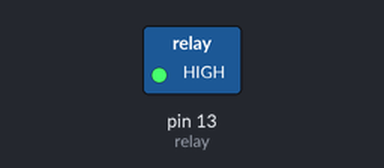
Bench run of a sketch on a simulated Arduino Uno, built with avr-gcc and run on an emulated ATmega328P. On the bench: switched loads named in the sketch (green lamp = pin HIGH). Dashed ring = blinking. What the sketch prints to the serial monitor is not drawn.

Above: at 0.2 s.
Timing chart, 0 to 3.0 s (numbered marks = the images above):
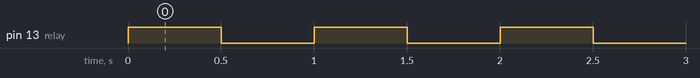

The sketch:

3-Lampara.ino
```cpp
int relay=13;

void setup() {
  Serial.begin(9600);
  pinMode(relay,OUTPUT);
}

void loop() {
  digitalWrite(relay,HIGH);
  Serial.println("ON");
  delay(500);
  digitalWrite(relay,LOW);
  Serial.println("OFF");
  delay(500);
}
```

Measured:
- by itself, pin 13 (relay): alternates HIGH for 0.50 s and LOW for 0.50 s
